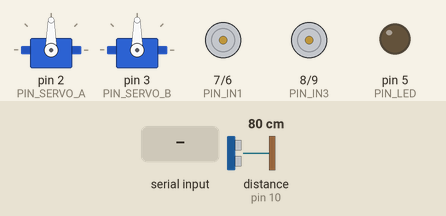
Simulated run of this sketch. Board: Arduino Uno, built with avr-gcc and run on an emulated ATmega328P. On the bench: 2 × servo, motor-driver pin pairs drawn as motors (green arrow = first pin HIGH = forward, orange = second pin HIGH = backward, longer = more drive), output pins drawn as LEDs (lit = HIGH). Wiring (inferred from the names in the program): ultrasonic range finder: trigger pin 11; echo pin 10. Inputs (shaded band) come from the test bench; at power-on: distance to the obstacle (sensor on pin 10) 80 cm. The echo pulse lasts 58.3 µs per cm; pins used as bus, display or sensor lines are not drawn; what the sketch prints to the serial monitor is not drawn.

Above: at 1.2 s.
1.3 s: "T\n" received over Serial
At 1.6 s:
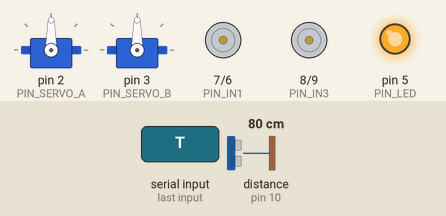
2.8 s: "A90\n" received over Serial
At 3.8 s:
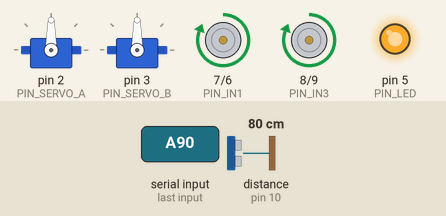
4.3 s: "t\n" received over Serial
At 5.4 s:
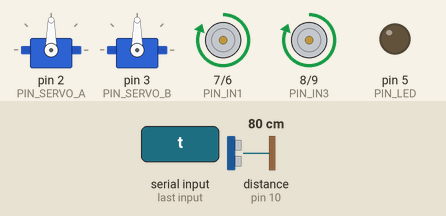
5.8 s: "I90\n" received over Serial
At 6.4 s:
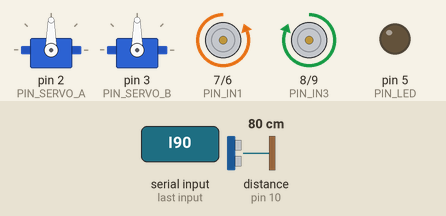
7.3 s: "R90\n" received over Serial
At 8.5 s:
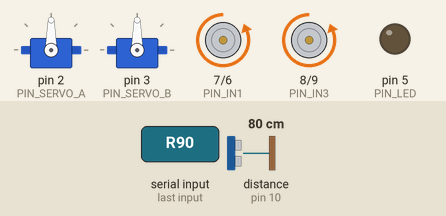
8.8 s: "D90\n" received over Serial
At 9.6 s:
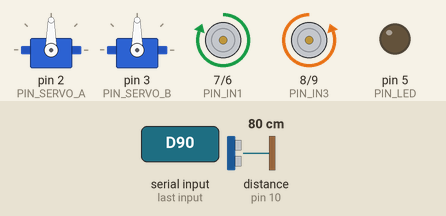
Timing chart, 0 to 11.3 s (numbered marks = the images above; inputs shaded):
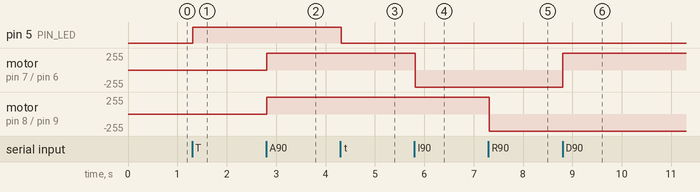

Measured:
- after the input at 1.3 s, pin 5 (PIN_LED): LOW → HIGH at once
- after the input at 2.8 s, motor on pin 7 (PIN_IN1) / pin 6 (PIN_IN2), motor on pin 8 (PIN_IN3) / pin 9 (PIN_IN4): stopped → forward 255/255 at once
- after the input at 4.3 s, pin 5 (PIN_LED): HIGH → LOW at once
- after the input at 5.8 s, motor on pin 7 (PIN_IN1) / pin 6 (PIN_IN2): forward 255/255 → backward 255/255 at once
- after the input at 7.3 s, motor on pin 8 (PIN_IN3) / pin 9 (PIN_IN4): forward 255/255 → backward 255/255 at once
- after the input at 8.8 s, motor on pin 7 (PIN_IN1) / pin 6 (PIN_IN2): backward 255/255 → forward 255/255 at once

The sketch:

Arduino-code-example-1.ino
```cpp
#include <Servo.h>
/**
 *         Elextro-Tex
 * Arduino Car - Codigo de ejemplo
 *      Control Serial
 */

// Declaramos los pines a usar
int PIN_SERVO_A = 2;
int PIN_SERVO_B = 3;

//Pin para llanta de la izquierda
int PIN_IN1 = 7;
int PIN_IN2 = 6;

//Pin para llanta de la derecha
int PIN_IN3 = 8;
int PIN_IN4 = 9;

//Pin para el led/foco
int PIN_LED = 5;

//Pin HC-SR04
int PIN_ECHO = 10;
int PIN_TRIG = 11;

//Declaramos los servos
Servo servoA;
Servo servoB;

void setup() {

  // inicializar la comunicación serial a 9600 bits por segundo
  Serial.begin(9600);
  Serial.setTimeout(5);

  // Configuramos los pines como salida
  pinMode(PIN_IN1, OUTPUT);
  pinMode(PIN_IN2, OUTPUT);
  pinMode(PIN_IN3, OUTPUT);
  pinMode(PIN_IN4, OUTPUT);

  // Configuramos los servos
  servoA.attach(PIN_SERVO_A);
  servoB.attach(PIN_SERVO_B);

  // Configuramos el led
  pinMode(PIN_LED, OUTPUT);

  // Configuramos sensor de distancia
  pinMode(PIN_TRIG, OUTPUT); // Sets the trigPin as an Output
  pinMode(PIN_ECHO, INPUT);

}

void loop() {

  char codigo;
  String valor = "";

  while (Serial.available() > 0) {    // Preguntamos si existe datos leidos por serial
    String linea = Serial.readString();
    for(int i = 0 ;i < linea.length(); i++){
      int caracter = linea[i];
      if (isDigit(caracter)) {        // Preguntamos si es digito
         valor += (char)caracter;     // Guardamos el valor leido
      }else if (caracter != '\n') {   // Preguntamos si es distinto a salto de linea
          codigo = caracter;          // Guardamos el codigo leido
      }else{
        break;
      }
    }
  }

  switch(codigo){
    case 'A': avanzar();   break;
    case 'I': izquierda(); break;
    case 'R': retroceder();break;
    case 'D': derecha();   break;
    case 'P': parar();     break;
    case 'T': encenderLed();break;
    case 't': apagarLed(); break;
    case 'M':
      if(valor!=""){
        girarServoA(valor.toInt());
      }
      break;
    case 'N':
      if(valor!=""){
        girarServoB(valor.toInt());
      }
      break;
  }

  Serial.print("D");
  Serial.println(medirDistancia());

  delay(10);
}

long medirDistancia(){
  digitalWrite(PIN_TRIG, LOW);
  delayMicroseconds(5);
  digitalWrite(PIN_TRIG, HIGH);
  delayMicroseconds(10);
  digitalWrite(PIN_TRIG, LOW);

  long duration = pulseIn(PIN_ECHO, HIGH);

  return microsecondsToCentimeters(duration);
}

long microsecondsToCentimeters (long microseconds) {
  return microseconds / 29 / 2;
}

void encenderLed(){
  digitalWrite(PIN_LED, HIGH);
}
void apagarLed(){
  digitalWrite(PIN_LED, LOW);
}
void girarServoA(int grados){
  servoA.write(grados);
}

void girarServoB(int grados){
  servoB.write(grados);
}
void avanzar(){
  //Avanza llantas de la izquierda
  digitalWrite (PIN_IN1, HIGH);
  digitalWrite (PIN_IN2, LOW);
  //Avanza llantas de la derecha
  digitalWrite (PIN_IN3, HIGH);
  digitalWrite (PIN_IN4, LOW);
}
void retroceder(){
  //Retrocede llantas de la izquierda
  digitalWrite (PIN_IN1, LOW);
  digitalWrite (PIN_IN2, HIGH);
  //Retrocede llantas de la derecha
  digitalWrite (PIN_IN3, LOW);
  digitalWrite (PIN_IN4, HIGH);
}

void parar(){
  //Para llanas de la izquierda
  digitalWrite (PIN_IN1, LOW);
  digitalWrite (PIN_IN2, LOW);
  //Para llanas de la derecha
  digitalWrite (PIN_IN3, LOW);
  digitalWrite (PIN_IN4, LOW);
}

void izquierda(){
  //Rertocede llantas de la izquierda
  digitalWrite (PIN_IN1, LOW);
  digitalWrite (PIN_IN2, HIGH);
  //Avanza llantas de la derecha
  digitalWrite (PIN_IN3, HIGH);
  digitalWrite (PIN_IN4, LOW);
}

void derecha(){
  //Retrocede llantas de la derecha
  digitalWrite (PIN_IN3, LOW);
  digitalWrite (PIN_IN4, HIGH);
  //Avanza llantas de la izquierda
  digitalWrite (PIN_IN1, HIGH);
  digitalWrite (PIN_IN2, LOW);
}
```
